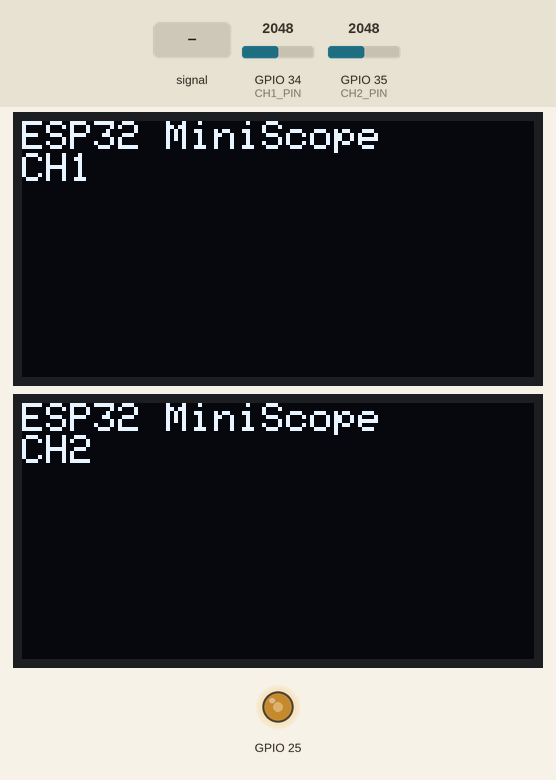
A sketch run on a simulated ESP32. On the bench: 2 × 128×64 one-colour display, output pins drawn as LEDs (lit = HIGH). The inputs (shaded band) are chosen by the test bench; at power-on: GPIO 34 (CH1_PIN) = 2048, GPIO 35 (CH2_PIN) = 2048 (analog values on the 0–4095 scale). What the sketch prints to the serial monitor is not drawn.

Above: at 0.4 s.
At 2.5 s:
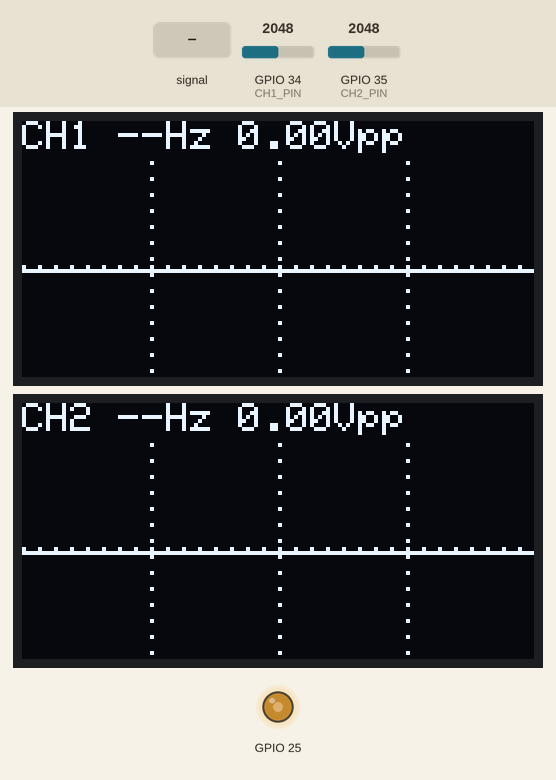
2.6 s: GPIO 34 (CH1_PIN) fed a 1000 Hz sine of ±1023 counts around its level
At 2.74 s:
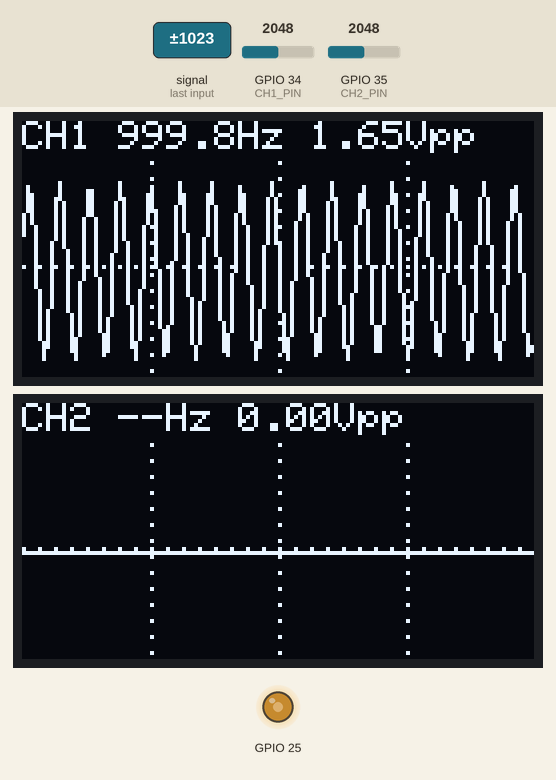
4.5 s: GPIO 34 (CH1_PIN) set to 1960
At 5.1 s:
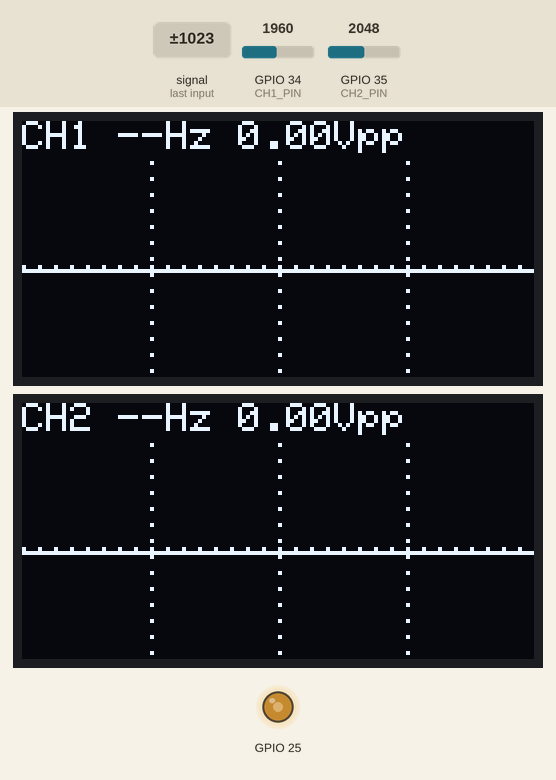
Timing chart, 0 to 7.5 s (numbered marks = the images above; inputs shaded):
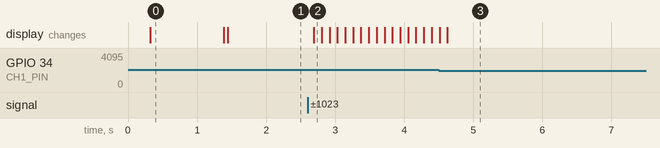

The sketch:

esp32_oscilloscope_project.ino
```cpp
#include <Wire.h>
#include <Adafruit_GFX.h>
#include <Adafruit_SSD1306.h>

// ---------------- Pins (from schematic) ----------------
#define I2C_SDA   21
#define I2C_SCL   22
#define CH1_PIN   34   // ADC1_CH6, input-only pin
#define CH2_PIN   35   // ADC1_CH7, input-only pin

// ---------------- Display settings ----------------
#define SCREEN_WIDTH  128
#define SCREEN_HEIGHT 64
#define OLED_RESET    -1
#define OLED1_ADDR    0x3C   // U2 -> CH1
#define OLED2_ADDR    0x3D   // U3 -> CH2
#define TEXT_H        10     // top rows reserved for the text line

// ---------------- Scope settings ----------------
#define CAPTURE_LEN    256   // samples per capture (2x screen width, room to trigger)
#define TARGET_CYCLES  3     // aim to show about this many cycles on screen
#define MAX_DELAY_US   2000  // slowest timebase (extra wait per sample)
#define MIN_SIGNAL     60    // ADC counts (~50 mV); smaller = treated as no signal
#define MIN_SPAN       200   // smallest vertical range when auto-scaling
#define AUTO_SCALE     true  // false = fixed 0..3.3 V vertical scale

Adafruit_SSD1306 oled1(SCREEN_WIDTH, SCREEN_HEIGHT, &Wire, OLED_RESET);
Adafruit_SSD1306 oled2(SCREEN_WIDTH, SCREEN_HEIGHT, &Wire, OLED_RESET);

struct Channel {
  const char       *name;
  uint8_t           pin;
  uint8_t           addr;
  Adafruit_SSD1306 *disp;
  bool              present;
  int               delayUs;          // extra delay between samples
  float             samplePeriodUs;   // measured time per sample
  float             freq;             // Hz, 0 = unknown
  int               minV, maxV;       // raw ADC min / max of capture
  int               trigIndex;        // where the screen starts in buf[]
  uint16_t          buf[CAPTURE_LEN];
};

Channel ch[2] = {
  { "CH1", CH1_PIN, OLED1_ADDR, &oled1, false, 20 },
  { "CH2", CH2_PIN, OLED2_ADDR, &oled2, false, 20 },
};

// ---------------------------------------------------------
bool i2cDevicePresent(uint8_t addr) {
  Wire.beginTransmission(addr);
  return Wire.endTransmission() == 0;
}

void setup() {
  Serial.begin(115200);
  delay(200);

  Wire.begin(I2C_SDA, I2C_SCL);
  Wire.setClock(400000);          // fast I2C = faster screen refresh

  analogReadResolution(12);
  for (auto &c : ch) {
    pinMode(c.pin, INPUT);
    analogSetPinAttenuation(c.pin, ADC_11db);   // ~0..3.3 V range

     analogWrite(25, 128);   // 1 kHz square wave on D25
  }

  // Report everything on the I2C bus (handy for checking addresses)
  Serial.println("I2C scan:");
  for (uint8_t a = 1; a < 127; a++) {
    if (i2cDevicePresent(a)) Serial.printf("  found device at 0x%02X\n", a);
  }

  for (auto &c : ch) {
    c.present = i2cDevicePresent(c.addr) &&
                c.disp->begin(SSD1306_SWITCHCAPVCC, c.addr);
    if (!c.present) {
      Serial.printf("%s: no OLED at 0x%02X - channel disabled\n", c.name, c.addr);
      continue;
    }
    c.disp->clearDisplay();
    c.disp->setTextColor(SSD1306_WHITE);
    c.disp->setTextSize(1);
    c.disp->setCursor(0, 0);
    c.disp->println("ESP32 MiniScope");
    c.disp->println(c.name);
    c.disp->display();
  }

  if (!ch[0].present && !ch[1].present) {
    Serial.println("No displays found. Check wiring and addresses.");
  }
  delay(1000);
}

void loop() {
  for (auto &c : ch) {
    if (!c.present) continue;
    capture(c);
    analyse(c);
    draw(c);
    adjustTimebase(c);
  }
}

// ---------------------------------------------------------
//  CAPTURE: fill the buffer and measure the real sample rate
// ---------------------------------------------------------
void capture(Channel &c) {
  unsigned long t0 = micros();
  for (int i = 0; i < CAPTURE_LEN; i++) {
    c.buf[i] = analogRead(c.pin);
    if (c.delayUs > 0) delayMicroseconds(c.delayUs);
  }
  unsigned long t1 = micros();
  // analogRead itself takes ~10 us, so measure instead of assuming
  c.samplePeriodUs = (float)(t1 - t0) / CAPTURE_LEN;

  c.minV = 4095;
  c.maxV = 0;
  for (int i = 0; i < CAPTURE_LEN; i++) {
    if (c.buf[i] < c.minV) c.minV = c.buf[i];
    if (c.buf[i] > c.maxV) c.maxV = c.buf[i];
  }
}

// ---------------------------------------------------------
//  ANALYSE: find rising edges around the signal's own midpoint
//  (works whether the signal is centred at 0 V or at 1.65 V)
// ---------------------------------------------------------
void analyse(Channel &c) {
  c.freq = 0;
  c.trigIndex = 0;

  int span = c.maxV - c.minV;
  if (span < MIN_SIGNAL) return;          // flat line / noise only

  int mid  = (c.maxV + c.minV) / 2;
  int hyst = max(10, span / 10);

  bool armed = false;
  int firstEdge = -1, lastEdge = -1, edges = 0;

  for (int i = 0; i < CAPTURE_LEN; i++) {
    if (c.buf[i] < mid - hyst) armed = true;
    else if (armed && c.buf[i] >= mid + hyst) {
      armed = false;
      if (firstEdge < 0) firstEdge = i;
      lastEdge = i;
      edges++;
    }
  }

  // Trigger: start the screen on the first rising edge if it fits
  if (firstEdge >= 0 && firstEdge <= CAPTURE_LEN - SCREEN_WIDTH) {
    c.trigIndex = firstEdge;
  }

  if (edges >= 2 && lastEdge > firstEdge) {
    float cycles  = edges - 1;
    float time_us = (lastEdge - firstEdge) * c.samplePeriodUs;
    c.freq = cycles * 1e6f / time_us;
  }
}

// ---------------------------------------------------------
//  AUTO TIMEBASE: show about TARGET_CYCLES cycles on screen
// ---------------------------------------------------------
void adjustTimebase(Channel &c) {
  float overhead = c.samplePeriodUs - c.delayUs;   // time analogRead takes

  if (c.freq > 0) {
    float wanted = (1e6f / c.freq) * TARGET_CYCLES / SCREEN_WIDTH;
    int newDelay = (int)(wanted - overhead);
    c.delayUs = constrain(newDelay, 0, MAX_DELAY_US);
  } else if (c.maxV - c.minV >= MIN_SIGNAL) {
    // Signal present but fewer than 2 edges seen: slow down to find them
    c.delayUs = min(c.delayUs * 2 + 1, MAX_DELAY_US);
  }
}

// ---------------------------------------------------------
//  DRAW
// ---------------------------------------------------------
void draw(Channel &c) {
  Adafruit_SSD1306 &d = *c.disp;
  d.clearDisplay();

  const int top = TEXT_H, bottom = SCREEN_HEIGHT - 1;

  // Dotted graticule: centre line + 4 vertical divisions
  int yMid = (top + bottom) / 2;
  for (int x = 0; x < SCREEN_WIDTH; x += 4) d.drawPixel(x, yMid, SSD1306_WHITE);
  for (int gx = 32; gx < SCREEN_WIDTH; gx += 32)
    for (int y = top; y <= bottom; y += 4) d.drawPixel(gx, y, SSD1306_WHITE);

  // Vertical scale
  int lo = 0, hi = 4095;
  if (AUTO_SCALE) {
    int span = max(c.maxV - c.minV, MIN_SPAN);
    int centre = (c.maxV + c.minV) / 2;
    lo = centre - span * 6 / 10;          // 10% margin top and bottom
    hi = centre + span * 6 / 10;
  }

  // Waveform
  for (int x = 0; x < SCREEN_WIDTH - 1; x++) {
    int i = c.trigIndex + x;
    int y1 = map(c.buf[i],     lo, hi, bottom, top);
    int y2 = map(c.buf[i + 1], lo, hi, bottom, top);
    y1 = constrain(y1, top, bottom);
    y2 = constrain(y2, top, bottom);
    d.drawLine(x, y1, x + 1, y2, SSD1306_WHITE);
  }

  // Text line: "CH1 440.0Hz 1.23Vpp"
  d.setTextSize(1);
  d.setCursor(0, 0);
  d.print(c.name);
  d.print(' ');
  if (c.freq <= 0)            d.print("--Hz");
  else if (c.freq >= 1000.0f) { d.print(c.freq / 1000.0f, 2); d.print("kHz"); }
  else                        { d.print(c.freq, 1); d.print("Hz"); }

  float vpp = (c.maxV - c.minV) * 3.3f / 4095.0f;   // approximate
  d.print(' ');
  d.print(vpp, 2);
  d.print("Vpp");

  d.display();
}
```

Measured:
- after the input at 2.6 s, the display: changes after 0.09 s (image 2)
- after the input at 4.5 s, the display: first differs from a run without the input after 0.12 s (image 3)
- what the display in image 0 shows lasts 1.1 s, from 0.3 s to 1.4 s
